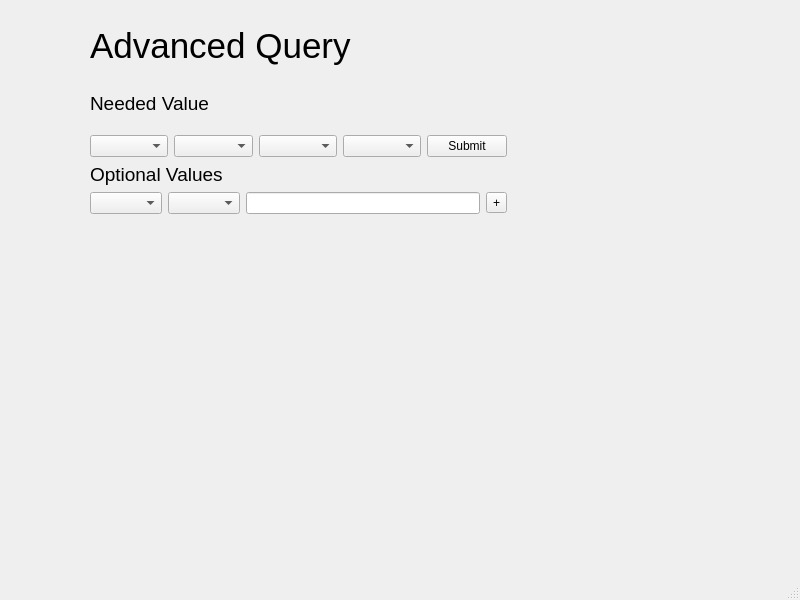
<?xml version="1.0" encoding="UTF-8"?>
<ui version="4.0">
 <class>MainWindow</class>
 <widget class="QMainWindow" name="MainWindow">
  <property name="geometry">
   <rect>
    <x>0</x>
    <y>0</y>
    <width>800</width>
    <height>600</height>
   </rect>
  </property>
  <property name="windowTitle">
   <string>MainWindow</string>
  </property>
  <widget class="QWidget" name="centralwidget">
   <widget class="QWidget" name="">
    <property name="geometry">
     <rect>
      <x>90</x>
      <y>20</y>
      <width>417</width>
      <height>194</height>
     </rect>
    </property>
    <layout class="QVBoxLayout" name="verticalLayout_2">
     <item>
      <widget class="QLabel" name="AdvancedQueryTitle">
       <property name="font">
        <font>
         <pointsize>26</pointsize>
        </font>
       </property>
       <property name="text">
        <string>Advanced Query</string>
       </property>
      </widget>
     </item>
     <item>
      <widget class="QLabel" name="NeededValueTitle">
       <property name="font">
        <font>
         <pointsize>14</pointsize>
        </font>
       </property>
       <property name="text">
        <string>Needed Value</string>
       </property>
      </widget>
     </item>
     <item>
      <layout class="QHBoxLayout" name="horizontalLayout">
       <item>
        <widget class="QComboBox" name="uiValue1"/>
       </item>
       <item>
        <widget class="QComboBox" name="uiValue2"/>
       </item>
       <item>
        <widget class="QComboBox" name="uiValue3"/>
       </item>
       <item>
        <widget class="QComboBox" name="uiValue4"/>
       </item>
       <item>
        <widget class="QPushButton" name="uiSubmitAdvanced">
         <property name="text">
          <string>Submit</string>
         </property>
        </widget>
       </item>
      </layout>
     </item>
     <item>
      <layout class="QVBoxLayout" name="verticalLayout">
       <item>
        <widget class="QLabel" name="OptionalValuesTitle">
         <property name="font">
          <font>
           <pointsize>14</pointsize>
          </font>
         </property>
         <property name="text">
          <string>Optional Values</string>
         </property>
        </widget>
       </item>
       <item>
        <layout class="QHBoxLayout" name="horizontalLayout_2">
         <item>
          <widget class="QComboBox" name="uiOptionalValue1"/>
         </item>
         <item>
          <widget class="QComboBox" name="uiOptionalValue2"/>
         </item>
         <item>
          <widget class="QLineEdit" name="uiOptionalValue3"/>
         </item>
         <item>
          <widget class="QToolButton" name="uiAddAdvanced">
           <property name="text">
            <string>+</string>
           </property>
          </widget>
         </item>
        </layout>
       </item>
      </layout>
     </item>
    </layout>
   </widget>
  </widget>
  <widget class="QMenuBar" name="menubar">
   <property name="geometry">
    <rect>
     <x>0</x>
     <y>0</y>
     <width>800</width>
     <height>26</height>
    </rect>
   </property>
  </widget>
  <widget class="QStatusBar" name="statusbar"/>
 </widget>
 <resources/>
 <connections/>
</ui>
